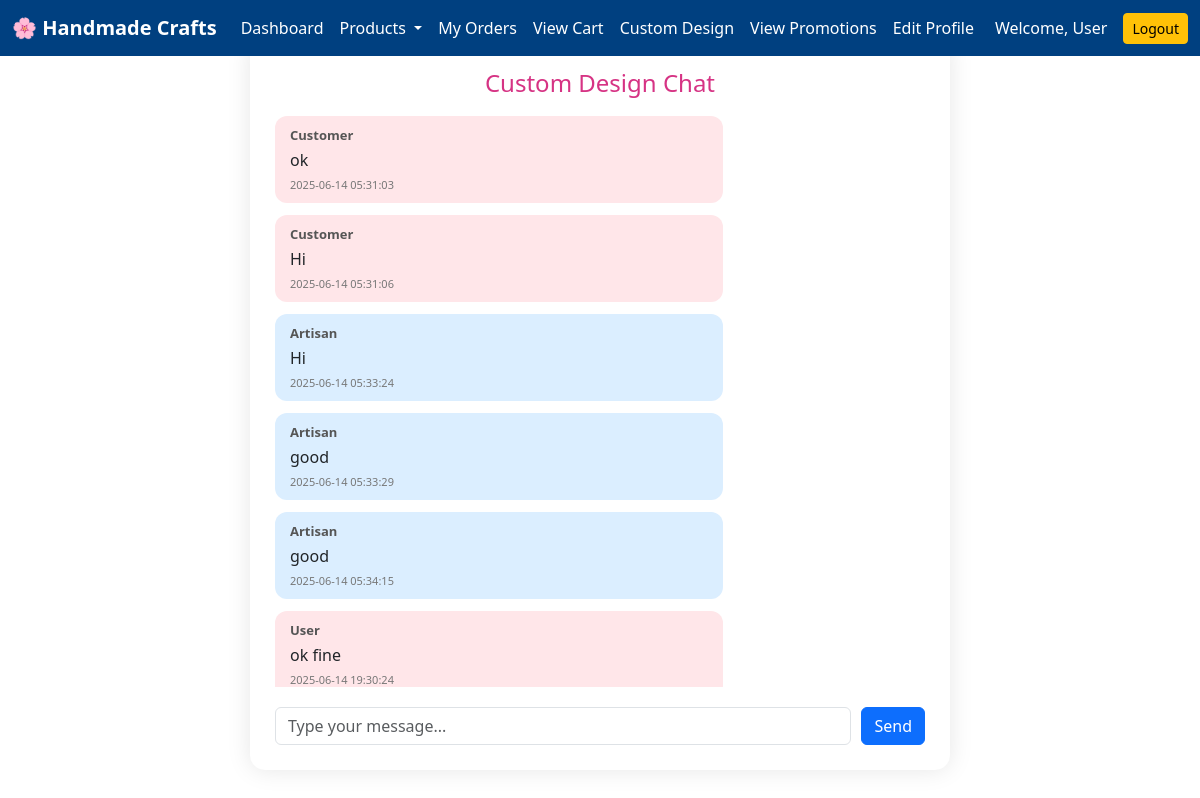
Page /chatbox.php?request_id=1 (signed in) on the committed database.
### tables this page shows
CREATE TABLE `messages` (
  `id` int(11) NOT NULL,
  `request_id` int(11) NOT NULL,
  `sender` varchar(50) NOT NULL,
  `message` text NOT NULL,
  `sent_at` timestamp NOT NULL DEFAULT current_timestamp()
);

### chatbox.php (the view, shortened to what this page needs)
<?php
include 'connection.php';
$request_id = $_GET['request_id'];
$messages = $conn->query("SELECT * FROM messages WHERE request_id = $request_id ORDER BY sent_at ASC");
?>
<!DOCTYPE html>
<html>
<head>
  <link href="https://cdn.jsdelivr.net/npm/bootstrap@5.3.0/dist/css/bootstrap.min.css" rel="stylesheet">
</head>
<body>
<?php
if ($_SESSION['role'] === 'artisan') {
  include 'includes/navbar_saller.php';
} else {
  include 'user_navbar.php';
}
?>
<div class="chatbox">
  <div class="chat-title">Custom Design Chat</div>
  <div class="messages">
    <?php while ($m = $messages->fetch_assoc()) {
      $sender_class = $m['sender'] === 'artisan' ? 'artisan' : 'customer';
      $sender_label = ucfirst($m['sender']);
    ?>
      <div class="d-flex flex-column <?php echo $sender_class; ?> message-box">
        <div class="sender-label"><?php echo $sender_label; ?></div>
        <div><?php echo htmlspecialchars($m['message']); ?></div>
        <div class="timestamp"><?php echo $m['sent_at']; ?></div>
      </div>
    <?php } ?>
  </div>
  <form method="POST" class="send-box">
    <input type="text" name="message" class="form-control" placeholder="Type your message..." required>
    <button name="send" class="btn btn-primary">Send</button>
  </form>
</div>
</body>
</html>

### chatbox.php (style rules this page uses)
body { background: #fdf0f5; }
.chatbox { max-width: 700px; margin: 40px auto; background: #fff; border-radius: 15px; padding: 25px; box-shadow: 0 0 25px rgba(0, 0, 0, 0.1); height: 80vh; display: flex; flex-direction: column; }
.chat-title { text-align: center; font-size: 24px; color: #d63384; margin-bottom: 15px; }
.messages { flex-grow: 1; overflow-y: auto; padding-right: 10px; margin-bottom: 20px; }
.message-box { max-width: 70%; padding: 10px 15px; border-radius: 12px; margin-bottom: 12px; position: relative; word-wrap: break-word; }
.customer { background-color: #ffe6e9; align-self: flex-start; }
.artisan { background-color: #dbeeff; align-self: flex-end; }
.sender-label { font-weight: bold; font-size: 13px; margin-bottom: 2px; color: #555; }
.timestamp { font-size: 11px; color: #777; margin-top: 5px; }
.send-box { display: flex; gap: 10px; }

### rows in the picture
messages: sender "Customer", message "ok", sent_at "2025-06-14 05:31:03"
messages: sender "Customer", message "Hi", sent_at "2025-06-14 05:31:06"
messages: sender "Artisan", message "Hi", sent_at "2025-06-14 05:33:24"
messages: sender "Artisan", message "good", sent_at "2025-06-14 05:33:29"
messages: sender "Artisan", message "good", sent_at "2025-06-14 05:34:15"
messages: sender "User", message "ok fine", sent_at "2025-06-14 19:30:24"

### other values in the picture
$_SESSION['username'] "User"
